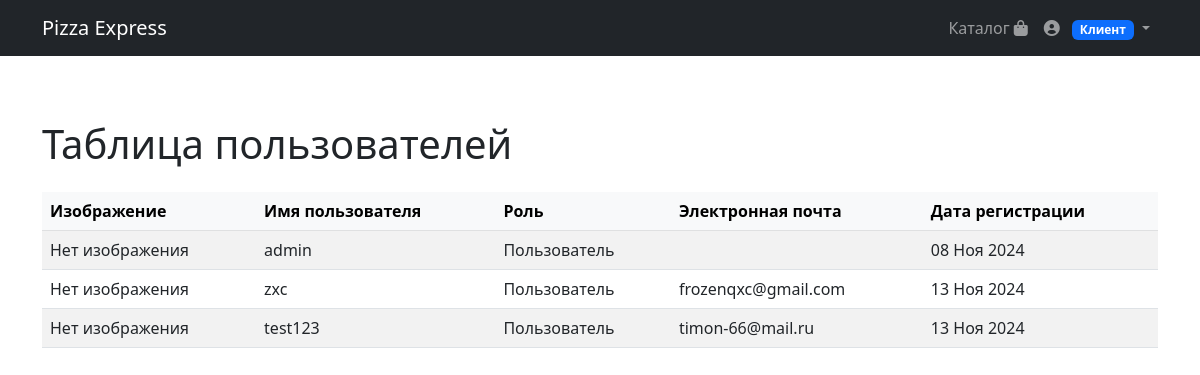
/users/user_list/ (signed in), run on an earlier commit of the app's database.
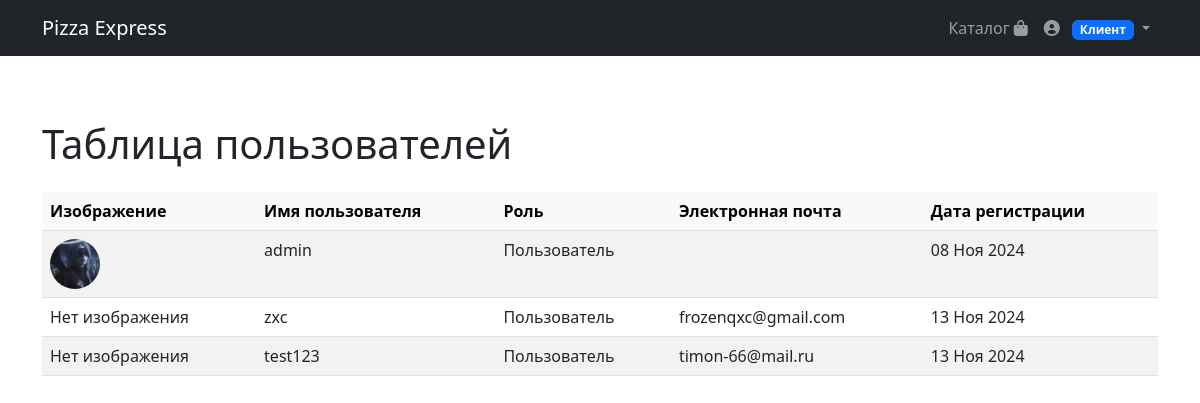
And on a later commit of the database.
### users/models.py (models this page shows, shortened)
class User(AbstractUser):
    ROLE_CHOICES = (
        ('admin', 'Админ'),
        ('manager', 'Менеджер'),
        ('user', 'Пользователь'),
    )
    role = models.CharField(max_length=20, choices=ROLE_CHOICES, default='user')
    image = models.ImageField(upload_to='users_images', null=True, blank=True)

### users/views.py (the view)
# urls.py: path('user_list/', user_list, name='user_list')
@login_required
def user_list(request):
    users = User.objects.all()
    context = {
        'users': users
    }
    return render(request, 'user/user_list.html', context)

### users/templates/user/user_list.html
{% extends 'products/base.html' %} {% load static %} {% block content %}
<div class="container my-5 pt-5">
	<h1 class="mb-4">Таблица пользователей</h1>
	<div class="table-responsive">
		<table class="table table-striped table-hover">
			<thead class="table-light">
				<tr>
					<th>Изображение</th>
					<th>Имя пользователя</th>
					<th>Роль</th>
					<th>Электронная почта</th>
					<th>Дата регистрации</th>
				</tr>
			</thead>
			<tbody>
				{% for user in users %}
				<tr>
					<td>
						{% if user.image %}
						<img
							src="{{ user.image.url }}"
							alt="Изображение"
							width="50"
							height="50"
							class="rounded-circle"
						/>
						{% else %}
						<span>Нет изображения</span>
						{% endif %}
					</td>
					<td>{{ user.username }}</td>
					<td>
						{% if user.role == 'admin' %} Админ
						{% elif user.role == 'manager'%} Менеджер
						{% elif user.role == 'user' %} Пользователь
						{% else %} Неизвестно  {% endif %}
					</td>
					<td>{{ user.email }}</td>
					<td>{{ user.date_joined|date:"d M Y" }}</td>
				</tr>
				{% endfor %}
			</tbody>
		</table>
	</div>
</div>
{% endblock %}

What changed in the data, as far as the page shows it:
changed User "admin": image: picture added; no longer shows "Нет изображения"
